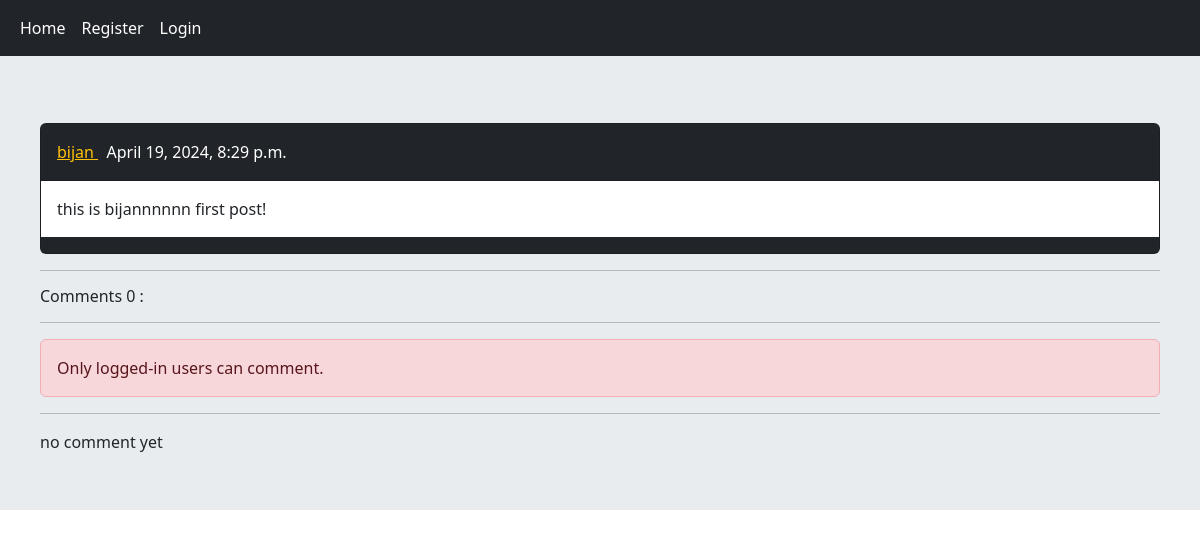
The app's page /post/13/this-is-bijannnnnn-first with its own data.
### home/models.py (models this page shows, shortened)
class Post(models.Model):
    user = models.ForeignKey(User,on_delete=models.CASCADE,related_name='posts')
    body = models.TextField()
    slug = models.SlugField()
    created = models.DateTimeField(auto_now_add=True)
    updated = models.DateTimeField(auto_now=True)
    class Meta():
        ordering = ['-updated']

### home/views.py (the view, shortened to what this page needs)
# urls.py: path('post/<int:post_id>/<slug:post_slug>',views.PostDetailView.as_view(),name='post_detail'),
class PostDetailView(View) :
    form_class = CommentCreateForm
    form_class_reply = CommentReplyForm
    def setup(self, request, *args, **kwargs):
        self.post_instance = get_object_or_404(Post,pk=kwargs['post_id'],slug=kwargs['post_slug'])
        return super().setup(request,*args,**kwargs)
    def get(self,request,*args,**kwargs):
        comments = self.post_instance.pcomments.filter(is_reply=False)
        can_like = False
        if request.user.is_authenticated and self.post_instance.user_can_like(request.user):
            can_like = True
        return render(request,'home/detail.html',{'post':self.post_instance,'comments':comments ,'form': self.form_class,'reply_form':self.form_class_reply,'can_like':can_like})

### home/templates/home/detail.html (shortened to what this page needs)
{% extends 'base.html' %}
{% block content %}
    <h6> &nbsp </h6>
    <div class="card bg-dark text-dark " >
        <p class="card-header bg-dark text-white p-3 "> <a class="link-warning" href="{% url 'account:user_profile' post.user.id %}" > {{ post.user.username }} </a> &nbsp {{ post.updated}} </p>
        <p class="card-body bg-white ">  {{ post.body }} </p>
    </div>
    <hr/>
        <h6> Comments {{ comments.count }} : </h6>
    <hr/>
        {% if request.user.is_authenticated %}
            <form action="" method="post" >
                {% csrf_token %}
                {{ form.as_p }}
                <input type="submit" value="send"  >
            </form>
        {% else %}
            <p class="alert alert-danger" > Only logged-in users can comment. </p>
        {% endif %}
     <hr/>
    {% for comment in comments %}
        <div class="card bg-secondary text-dark ms-3 me-3 mb-2 " >
            <p class="card-header bg-dark text-white "> <a class="link-info" href="{% url 'account:user_profile' comment.user.id %}" > {{ comment.user }} </a> &nbsp {{ comment.created|timesince}} </p>
            <p class="card-body bg-white text-dark " > {{ comment.body }} </p>
            {% if request.user.is_authenticated %}
        </div>
                <form class="text-white bg-secondary ms-5 me-5 mb-1 ps-2 pe-2 bt-2 pb-1"  action="{% url 'home:add_reply' post.id comment.id %}" method="post" >
                    {% csrf_token %}
                    {{ reply_form.as_p }}
                    <input type="submit" value="send" >
                </form>
            {% endif %}
        {% with replies=comment.rcomments.all %}
            {% for reply in replies %}
                <div class="card bg-secondary text-dark ms-5 me-5 mb-1 " >
                    <p class="card-header bg-dark text-white "> <a class="link-info" href="{% url 'account:user_profile' reply.user.id %}" > {{ reply.user }} </a> &nbsp {{ reply.created|timesince}} </p>
                    <p class="card-body bg-white text-dark " > {{ reply.body }}  </p>
                </div>
            {% endfor %}
        {% endwith %}
    {% empty %}
        <p> no comment yet </p>
    {% endfor %}
{% endblock %}

### records on screen
Post: user.username "bijan", updated "April 19, 2024, 8:29 p.m.", body "this is bijannnnnn first post!"

### other values on screen
{{ comments.count }} "0"
